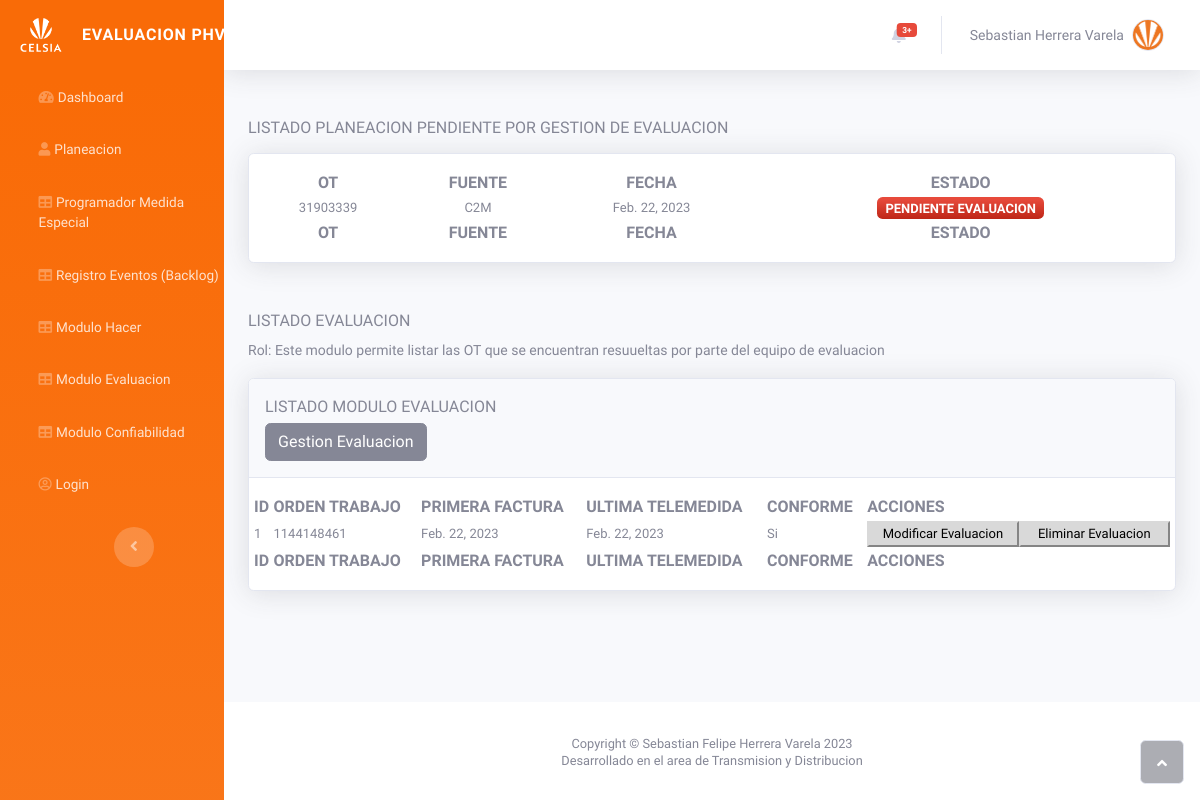
Page /evaluacion on the committed database.
### planeacion/models.py (models this page shows, shortened)
class Planeacion(models.Model):
    orden_trabajo = models.CharField(max_length=20, primary_key=True)
    fuente = models.CharField(max_length=20)
    contrata = models.CharField(max_length=20)
    fecha_programacion = models.DateField()
    estado = models.CharField(max_length=20)
    def __str__(self):
        return str(self.orden_trabajo)

class Evaluacion(models.Model):
    orden_trabajo = models.ForeignKey(Planeacion,  on_delete=models.CASCADE)
    primera_factura = models.DateField()
    ultima_telemedida = models.DateField()
    conforme = models.CharField(max_length=150)

### planeacion/views.py (the view)
# urls.py: path("evaluacion", views.list_evaluacion, name="evaluacion"),
def list_evaluacion(request):
    data = Planeacion.objects.filter(estado="PENDIENTE EVALUACION")
    data_evaluacion = Evaluacion.objects.all()
    return render(request, "evaluacion/listar_evaluacion.html", {"data": data, "data_evaluacion": data_evaluacion})

### planeacion/templates/evaluacion/listar_evaluacion.html (shortened to what this page needs)
{% extends 'base.html' %}
{% block content %}
  <div class="container-fluid mt-5">
    <h6 class="text-dark text-gray-600 text-uppercase">Listado Planeacion pendiente por gestion de Evaluacion</h6>
    <div class="card shadow mt-3">
      <div class="card-body">
        <div class="row">
          <table id="sebastian" class="display responsive nowrap" style="width: 100%">
            <thead>
              <tr>
                <th class="text-uppercase text-center">OT</th>
                <th class="text-uppercase text-center">Fuente</th>
                <th class="text-uppercase text-center">Fecha</th>
                <th class="text-uppercase text-center">Estado</th>
              </tr>
            </thead>
            <tbody>
              {% for info in data %}
                <tr>
                  <td class="text-capitalcase text-center">{{ info.orden_trabajo }}</td>
                  <td class="text-capitalcase text-center">{{ info.fuente }}</td>
                  <td class="text-capitalcase text-center">{{ info.fecha_programacion }}</td>
                  <td class="text-capitalcase text-center">
                    <span class="text-capitalcase badge bg-gradient-danger text-center">{{ info.estado }}</span>
                  </td>
                </tr>
              {% endfor %}
            </tbody>
            <tfoot>
              <tr>
                <th class="text-uppercase text-center">OT</th>
                <th class="text-uppercase text-center">Fuente</th>
                <th class="text-uppercase text-center">Fecha</th>
                <th class="text-uppercase text-center">Estado</th>
              </tr>
            </tfoot>
          </table>
        </div>
      </div>
    </div>
  </div>
  <div class="container-fluid mt-5">
    <h6 class="text-dark text-gray-600 text-uppercase">Listado Evaluacion</h6>
    <small class="form-text1">
      Rol: Este modulo permite listar las OT que se encuentran resuueltas por parte del equipo de evaluacion
    </small>
    <div class="card shadow mt-3">
      <div class="card-header py-3">
        <p class="text-primary m-0 text-gray-600 text-uppercase">Listado Modulo Evaluacion</p>
        <div class="input-group mt-1">
          <a class="btn btn-secondary" href="{% url "planeacion:rege_evaluacion" %}">Gestion Evaluacion</a>
        </div>
      </div>
      <div class="card-body">
        <div class="row">
          <table id="evaluacion" class="display responsive nowrap" style="width: 100%">
            <thead>
              <tr>
                <th class="text-uppercase">ID</th>
                <th class="text-uppercase">Orden Trabajo</th>
                <th class="text-uppercase">Primera Factura</th>
                <th class="text-uppercase">Ultima Telemedida</th>
                <th class="text-uppercase">Conforme</th>
                <th class="text-uppercase">Acciones</th>
             </tr>
            </thead>
            <tbody>
              {% for info in data_evaluacion %}
                <tr>
                  <td class="text-capitalcase">{{ info.pk }}</td>
                  <td class="text-capitalcase">{{ info.orden_trabajo }}</td>
                  <td class="text-capitalcase">{{ info.primera_factura }}</td>
                  <td class="text-capitalcase">{{ info.ultima_telemedida }}</td>
                  <td class="text-capitalcase">{{ info.conforme }}</td>
                  <td>
                    <div class="contenedorBotones">
                      <button class="btn-primary botonesFormularios">Modificar Evaluacion</button>
                      <button class="btn-primary botonesFormularios"  type="button">Eliminar Evaluacion</button>
                    </div>
                  </td>
                </tr>
              {% endfor %}
            </tbody>
            <tfoot>
            <tr>
              <th class="text-uppercase">ID</th>
                <th class="text-uppercase">Orden Trabajo</th>
                <th class="text-uppercase">Primera Factura</th>
                <th class="text-uppercase">Ultima Telemedida</th>
                <th class="text-uppercase">Conforme</th>
                <th class="text-uppercase">Acciones</th>
            </tr>
            </tfoot>
          </table>
        </div>
      </div>
    </div>
  </div>
{% endblock content %}

### static/assets/css/sebashvare.css (style rules this page uses)
.contenedorBotones { display: flex; justify-content: center; }

### static/assets/css/Styles.css (style rules this page uses)
body { font-family: 'Roboto Condensed', sans-serif; }
.botonesFormularios { width: 100%; background-color: #D9D9D9; border-color: #D9D9D9; color: black; font-size: 13px; }
.text-capitalcase { font-size: 13px; }

### rows in the picture
Planeacion: orden_trabajo "31903339", fuente "C2M", fecha_programacion "Feb. 22, 2023", estado "PENDIENTE EVALUACION"
Evaluacion: pk "1", orden_trabajo "1144148461", primera_factura "Feb. 22, 2023", ultima_telemedida "Feb. 22, 2023", conforme "Si"
